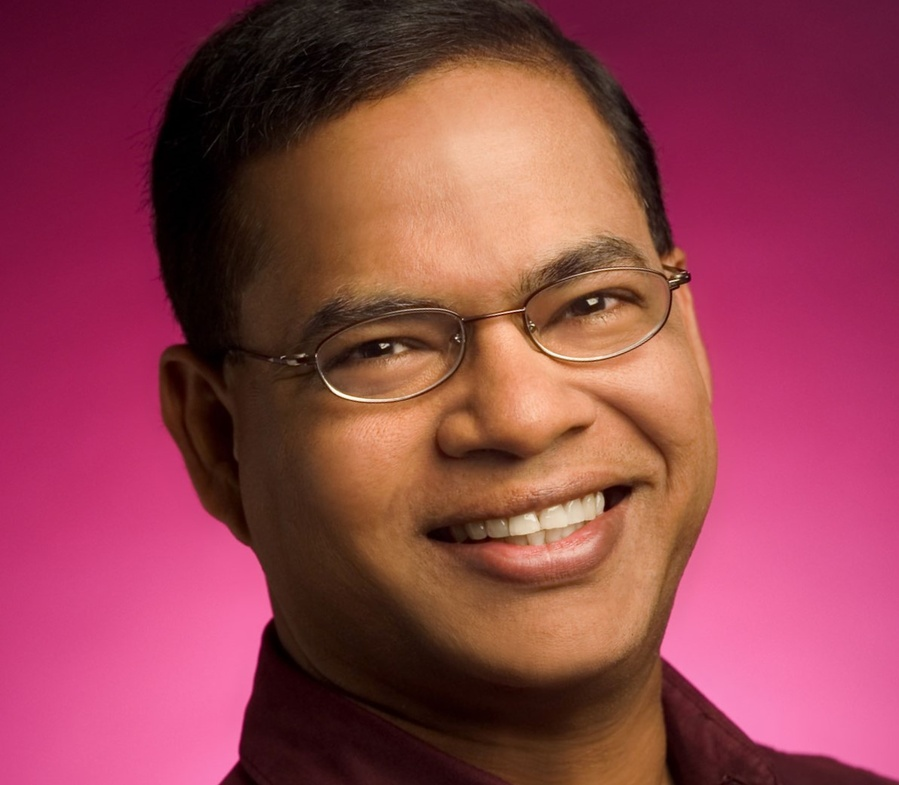
#> input picture images/image.jpg, 899 x 785 px, shrunk from 1192 x 1040 before the run
$ python face.py
#> lines starting #> are read from the running program, lines starting #| are printed output that depends on the picture; after the words box and inside, x2 and y2 are one past the last pixel; in counts of white or black regions, pixels touching at a corner belong together
import cv2
#Trained Dataset
trainedDataset = cv2.CascadeClassifier('haarcascade_frontalface_default.xml')

#Read a Image
img=cv2.imread('images/image.jpg')
#> img is the input picture: shape (785, 899, 3); mean B, G, R 77.5, 65.5, 146.4


#Convert into grayscale
gray = cv2.cvtColor(img,cv2.COLOR_BGR2GRAY)
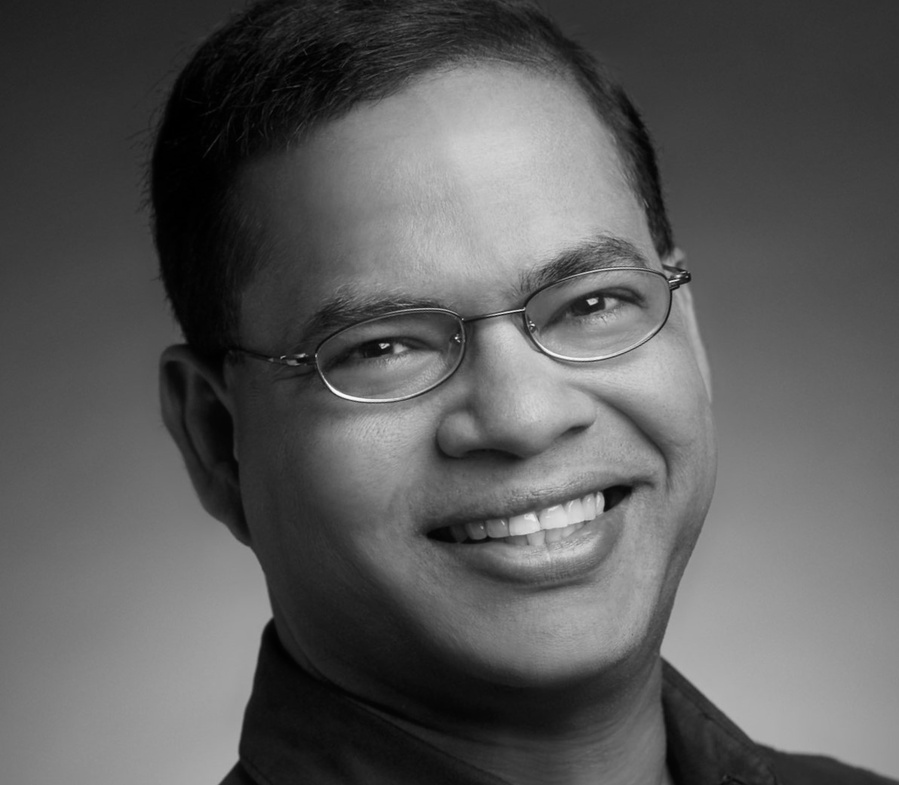
#> gray: shape (785, 899); min 0, max 251, mean 91.1
faces = trainedDataset.detectMultiScale(gray)
#> faces = [[242, 124, 504, 504]]
print(faces)
#| [[242 124 504 504]]

for x,y,w,h in faces:
    cv2.rectangle(img, (x,y), (x+w, y+h), (2,5,6), 7)
#> this loop made 1 pass
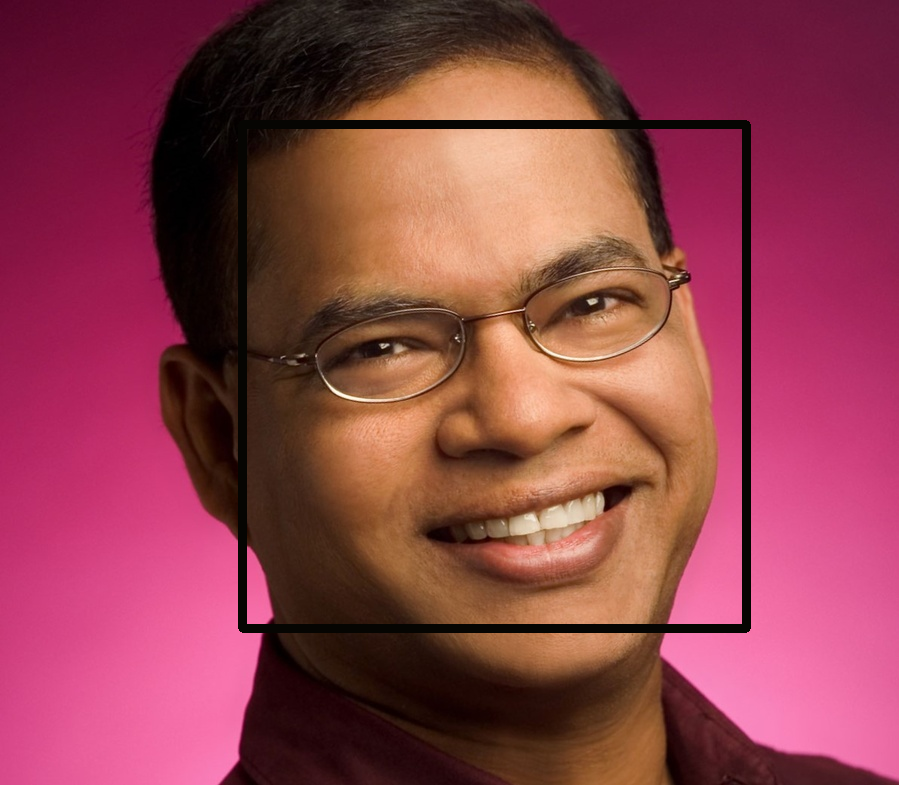
#> img: shape (785, 899, 3); 2.57% of pixels changed, all inside (x1, y1, x2, y2) = (238, 120, 751, 633)

#cv2.imshow('Gray',gray)
cv2.imshow('rr',img)
cv2.waitKey()

$ run again, with images/img.2.jpg copied over images/image.jpg
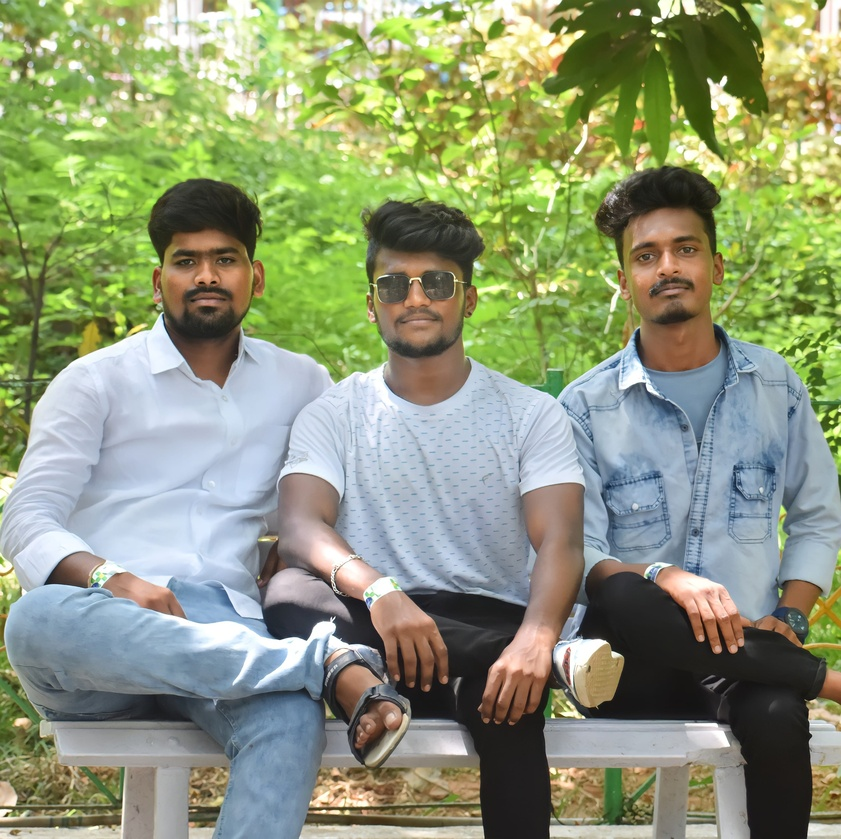
#> input picture images/img.2.jpg, 841 x 839 px, shrunk from 3045 x 3040 before the run
#> img is the input picture: shape (839, 841, 3); mean B, G, R 120.3, 152.3, 142.3
#> `gray = cv2.cvtColor(img,cv2.COLOR_BGR2GRAY)`:
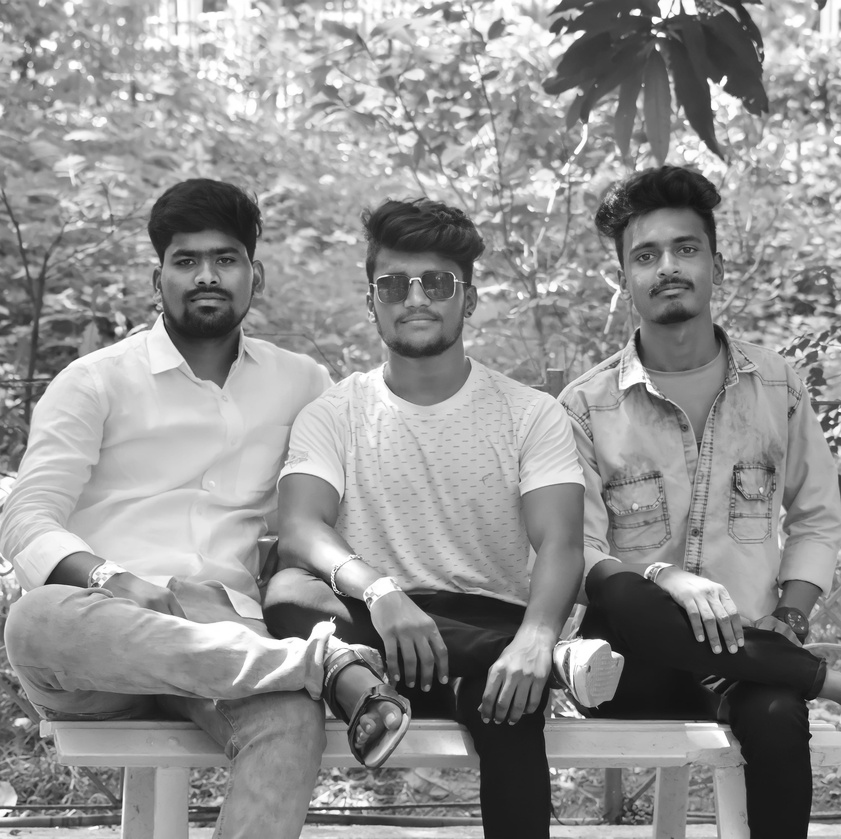
#> gray: shape (839, 841); min 10, max 255, mean 145.7
#> faces = [[606, 204, 122, 122], [150, 216, 113, 113], [350, 233, 136, 136]]
#| [[606 204 122 122]
#|  [150 216 113 113]
#|  [350 233 136 136]]
#> the loop `for x,y,w,h in faces:` made 3 passes
#> after the loop `for x,y,w,h in faces:`:
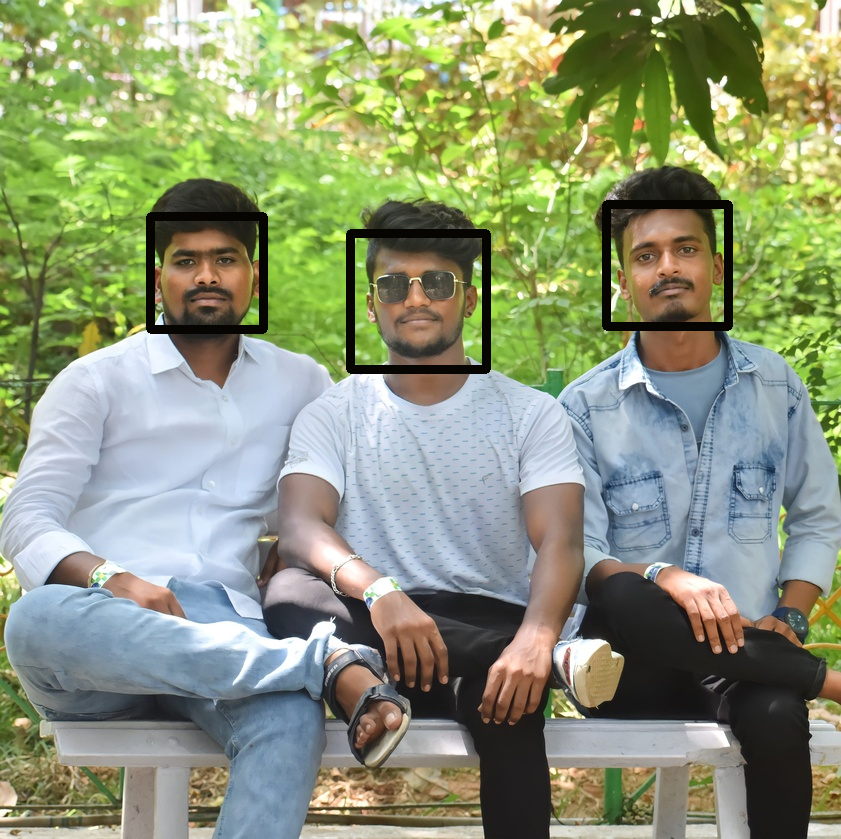
#> img: shape (839, 841, 3); 1.88% of pixels changed, all inside (x1, y1, x2, y2) = (146, 200, 733, 374)

$ run again, with images/rr.1.jpg copied over images/image.jpg
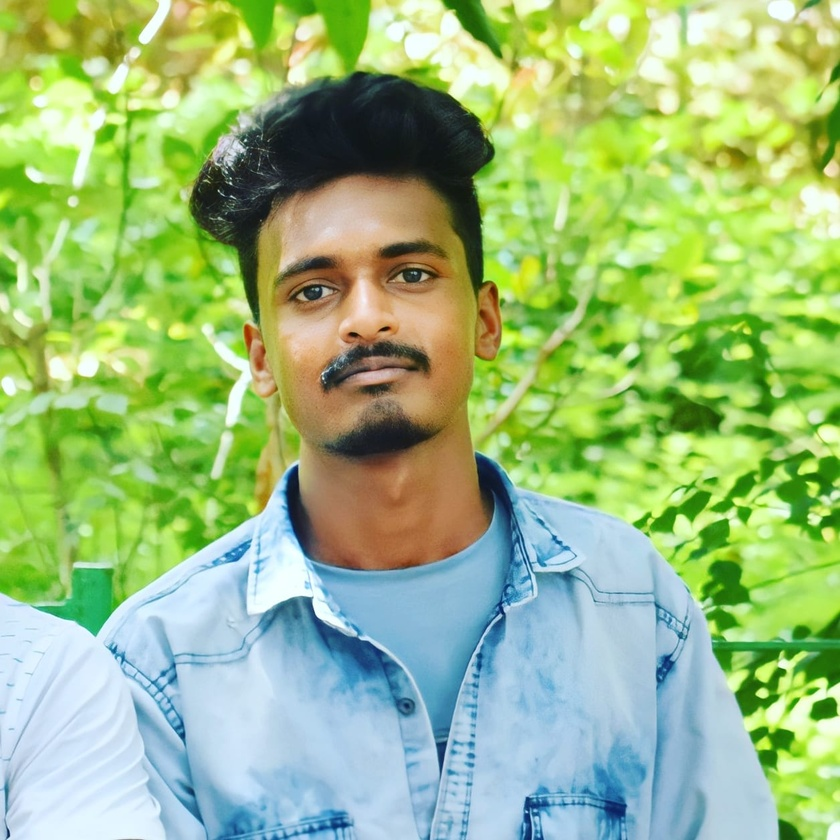
#> input picture images/rr.1.jpg, 840 x 840 px, shrunk from 1256 x 1256 before the run
#> img is the input picture: shape (840, 840, 3); mean B, G, R 127.6, 188.3, 154.8
#> `gray = cv2.cvtColor(img,cv2.COLOR_BGR2GRAY)`:
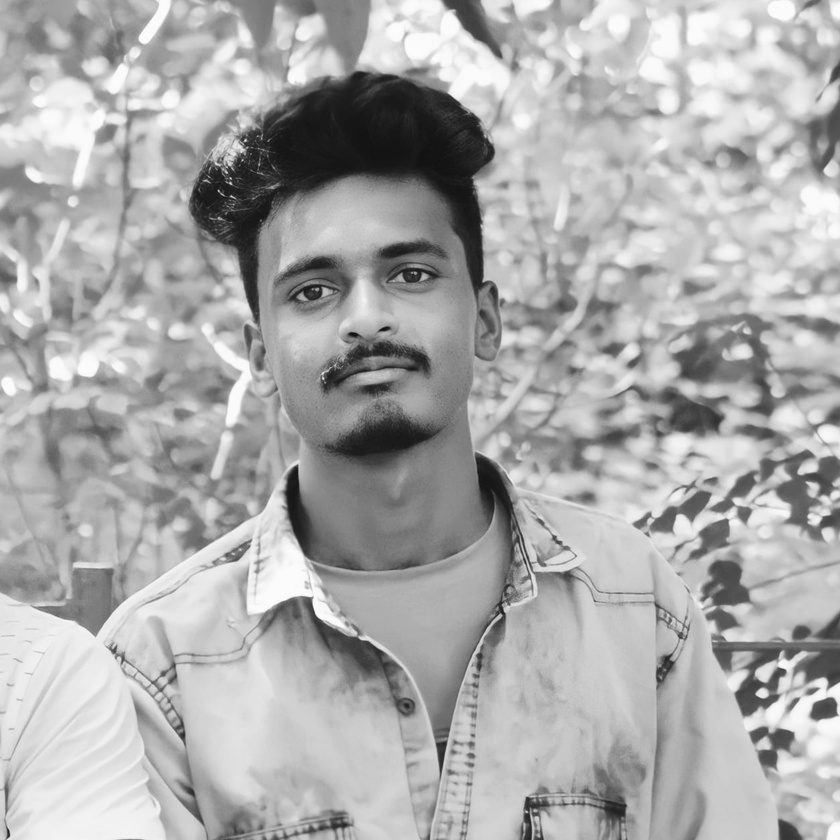
#> gray: shape (840, 840); min 16, max 253, mean 171.4
#> faces = [[116, 167, 68, 68], [216, 163, 296, 296]]
#| [[116 167  68  68]
#|  [216 163 296 296]]
#> the loop `for x,y,w,h in faces:` made 2 passes
#> after the loop `for x,y,w,h in faces:`:
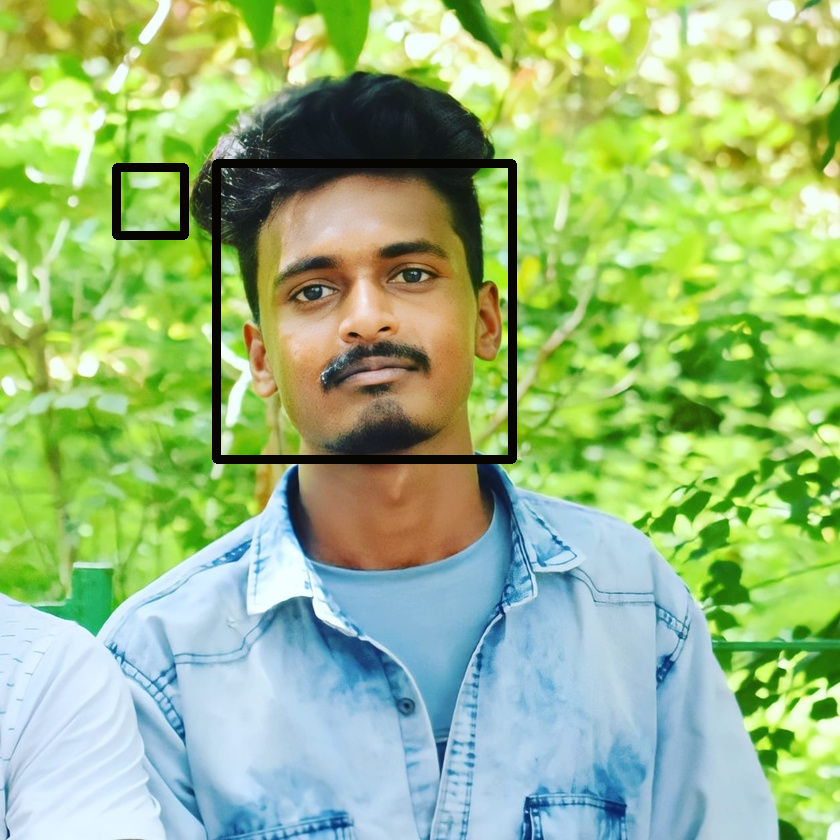
#> img: shape (840, 840, 3); 1.85% of pixels changed, all inside (x1, y1, x2, y2) = (112, 159, 517, 464)
